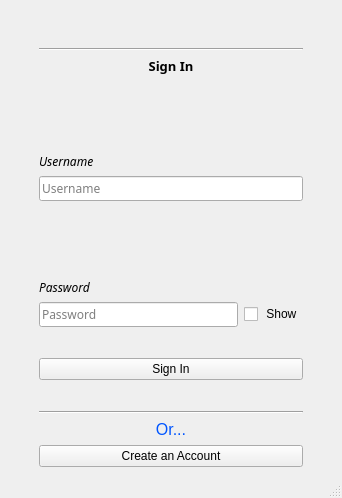
<?xml version="1.0" encoding="UTF-8"?>
<ui version="4.0">
 <class>MainWindow</class>
 <widget class="QMainWindow" name="MainWindow">
  <property name="geometry">
   <rect>
    <x>0</x>
    <y>0</y>
    <width>342</width>
    <height>498</height>
   </rect>
  </property>
  <property name="windowTitle">
   <string>Jade Account | Sign In</string>
  </property>
  <property name="windowIcon">
   <iconset resource="../assets.qrc">
    <normaloff>:/images/assets/jadeIcon.png</normaloff>:/images/assets/jadeIcon.png</iconset>
  </property>
  <widget class="QWidget" name="centralwidget">
   <layout class="QGridLayout" name="gridLayout">
    <item row="0" column="0">
     <layout class="QVBoxLayout" name="verticalLayout">
      <item>
       <layout class="QHBoxLayout" name="topBox">
        <item>
         <spacer name="horizontalSpacer">
          <property name="orientation">
           <enum>Qt::Horizontal</enum>
          </property>
          <property name="sizeHint" stdset="0">
           <size>
            <width>128</width>
            <height>20</height>
           </size>
          </property>
         </spacer>
        </item>
        <item>
         <widget class="QLabel" name="topBox_image">
          <property name="sizePolicy">
           <sizepolicy hsizetype="Fixed" vsizetype="Fixed">
            <horstretch>0</horstretch>
            <verstretch>0</verstretch>
           </sizepolicy>
          </property>
          <property name="maximumSize">
           <size>
            <width>157</width>
            <height>109</height>
           </size>
          </property>
          <property name="text">
           <string/>
          </property>
          <property name="pixmap">
           <pixmap resource="../assets.qrc">:/images/assets/JadeAccount.png</pixmap>
          </property>
          <property name="scaledContents">
           <bool>true</bool>
          </property>
         </widget>
        </item>
        <item>
         <spacer name="horizontalSpacer_2">
          <property name="orientation">
           <enum>Qt::Horizontal</enum>
          </property>
          <property name="sizeHint" stdset="0">
           <size>
            <width>128</width>
            <height>20</height>
           </size>
          </property>
         </spacer>
        </item>
       </layout>
      </item>
      <item>
       <spacer name="verticalSpacer_5">
        <property name="orientation">
         <enum>Qt::Vertical</enum>
        </property>
        <property name="sizeType">
         <enum>QSizePolicy::Fixed</enum>
        </property>
        <property name="sizeHint" stdset="0">
         <size>
          <width>20</width>
          <height>13</height>
         </size>
        </property>
       </spacer>
      </item>
      <item>
       <layout class="QHBoxLayout" name="horizontalLayout">
        <item>
         <spacer name="horizontalSpacer_4">
          <property name="orientation">
           <enum>Qt::Horizontal</enum>
          </property>
          <property name="sizeType">
           <enum>QSizePolicy::Fixed</enum>
          </property>
          <property name="sizeHint" stdset="0">
           <size>
            <width>30</width>
            <height>20</height>
           </size>
          </property>
         </spacer>
        </item>
        <item>
         <layout class="QVBoxLayout" name="mainBox">
          <item>
           <widget class="Line" name="line">
            <property name="orientation">
             <enum>Qt::Horizontal</enum>
            </property>
           </widget>
          </item>
          <item>
           <widget class="QLabel" name="mainBox_text">
            <property name="font">
             <font>
              <family>Segoe UI Light</family>
             </font>
            </property>
            <property name="text">
             <string>&lt;html&gt;&lt;head/&gt;&lt;body&gt;&lt;p align=&quot;center&quot;&gt;&lt;span style=&quot; font-size:10pt; font-weight:600;&quot;&gt;Sign In&lt;/span&gt;&lt;/p&gt;&lt;/body&gt;&lt;/html&gt;</string>
            </property>
           </widget>
          </item>
          <item>
           <spacer name="verticalSpacer">
            <property name="orientation">
             <enum>Qt::Vertical</enum>
            </property>
            <property name="sizeHint" stdset="0">
             <size>
              <width>20</width>
              <height>28</height>
             </size>
            </property>
           </spacer>
          </item>
          <item>
           <layout class="QGridLayout" name="usernameBox">
            <item row="1" column="0">
             <widget class="QLineEdit" name="usernameBox_edit">
              <property name="font">
               <font>
                <family>Segoe UI Light</family>
               </font>
              </property>
              <property name="statusTip">
               <string>Please type your username</string>
              </property>
              <property name="inputMask">
               <string/>
              </property>
              <property name="text">
               <string/>
              </property>
              <property name="dragEnabled">
               <bool>false</bool>
              </property>
              <property name="placeholderText">
               <string>Username</string>
              </property>
              <property name="clearButtonEnabled">
               <bool>true</bool>
              </property>
             </widget>
            </item>
            <item row="0" column="0">
             <widget class="QLabel" name="usernameBox_text">
              <property name="font">
               <font>
                <family>Segoe UI Light</family>
               </font>
              </property>
              <property name="text">
               <string>&lt;html&gt;&lt;head/&gt;&lt;body&gt;&lt;p&gt;&lt;span style=&quot; font-style:italic;&quot;&gt;Username&lt;/span&gt;&lt;/p&gt;&lt;/body&gt;&lt;/html&gt;</string>
              </property>
             </widget>
            </item>
           </layout>
          </item>
          <item>
           <spacer name="verticalSpacer_2">
            <property name="orientation">
             <enum>Qt::Vertical</enum>
            </property>
            <property name="sizeHint" stdset="0">
             <size>
              <width>20</width>
              <height>18</height>
             </size>
            </property>
           </spacer>
          </item>
          <item>
           <layout class="QGridLayout" name="passwordBox">
            <item row="0" column="0">
             <widget class="QLabel" name="passwordBox_text">
              <property name="font">
               <font>
                <family>Segoe UI Light</family>
               </font>
              </property>
              <property name="text">
               <string>&lt;html&gt;&lt;head/&gt;&lt;body&gt;&lt;p&gt;&lt;span style=&quot; font-style:italic;&quot;&gt;Password&lt;/span&gt;&lt;/p&gt;&lt;/body&gt;&lt;/html&gt;</string>
              </property>
             </widget>
            </item>
            <item row="1" column="0">
             <widget class="QLineEdit" name="passwordBox_edit">
              <property name="font">
               <font>
                <family>Segoe UI Light</family>
               </font>
              </property>
              <property name="statusTip">
               <string>Please type your password</string>
              </property>
              <property name="inputMask">
               <string/>
              </property>
              <property name="text">
               <string/>
              </property>
              <property name="echoMode">
               <enum>QLineEdit::Password</enum>
              </property>
              <property name="dragEnabled">
               <bool>false</bool>
              </property>
              <property name="placeholderText">
               <string>Password</string>
              </property>
              <property name="clearButtonEnabled">
               <bool>true</bool>
              </property>
             </widget>
            </item>
            <item row="1" column="1">
             <widget class="QCheckBox" name="passwordBox_show">
              <property name="statusTip">
               <string>Show password</string>
              </property>
              <property name="text">
               <string> Show</string>
              </property>
              <property name="checked">
               <bool>false</bool>
              </property>
             </widget>
            </item>
           </layout>
          </item>
          <item>
           <layout class="QVBoxLayout" name="signInBox">
            <item>
             <spacer name="verticalSpacer_4">
              <property name="orientation">
               <enum>Qt::Vertical</enum>
              </property>
              <property name="sizeHint" stdset="0">
               <size>
                <width>20</width>
                <height>18</height>
               </size>
              </property>
             </spacer>
            </item>
            <item>
             <widget class="QPushButton" name="signInBox_button">
              <property name="focusPolicy">
               <enum>Qt::StrongFocus</enum>
              </property>
              <property name="statusTip">
               <string>Sign in</string>
              </property>
              <property name="text">
               <string>Sign In</string>
              </property>
              <property name="autoDefault">
               <bool>false</bool>
              </property>
              <property name="default">
               <bool>false</bool>
              </property>
              <property name="flat">
               <bool>false</bool>
              </property>
             </widget>
            </item>
            <item>
             <spacer name="verticalSpacer_3">
              <property name="orientation">
               <enum>Qt::Vertical</enum>
              </property>
              <property name="sizeHint" stdset="0">
               <size>
                <width>20</width>
                <height>18</height>
               </size>
              </property>
             </spacer>
            </item>
           </layout>
          </item>
          <item>
           <widget class="Line" name="line_2">
            <property name="orientation">
             <enum>Qt::Horizontal</enum>
            </property>
           </widget>
          </item>
          <item>
           <layout class="QVBoxLayout" name="switchWindowBox">
            <item>
             <widget class="QLabel" name="switchWindowBox_label">
              <property name="text">
               <string>&lt;html&gt;&lt;head/&gt;&lt;body&gt;&lt;p align=&quot;center&quot;&gt;&lt;span style=&quot; font-size:12pt; color:#0055ff;&quot;&gt;Or...&lt;/span&gt;&lt;/p&gt;&lt;/body&gt;&lt;/html&gt;</string>
              </property>
             </widget>
            </item>
            <item>
             <widget class="QPushButton" name="switchWindowBox_button">
              <property name="statusTip">
               <string>Switch to the Create Account window</string>
              </property>
              <property name="text">
               <string>Create an Account</string>
              </property>
             </widget>
            </item>
           </layout>
          </item>
         </layout>
        </item>
        <item>
         <spacer name="horizontalSpacer_3">
          <property name="orientation">
           <enum>Qt::Horizontal</enum>
          </property>
          <property name="sizeType">
           <enum>QSizePolicy::Fixed</enum>
          </property>
          <property name="sizeHint" stdset="0">
           <size>
            <width>30</width>
            <height>20</height>
           </size>
          </property>
         </spacer>
        </item>
       </layout>
      </item>
     </layout>
    </item>
   </layout>
  </widget>
  <widget class="QStatusBar" name="statusbar"/>
 </widget>
 <resources>
  <include location="../assets.qrc"/>
  <include location="../assets.qrc"/>
 </resources>
 <connections/>
</ui>
